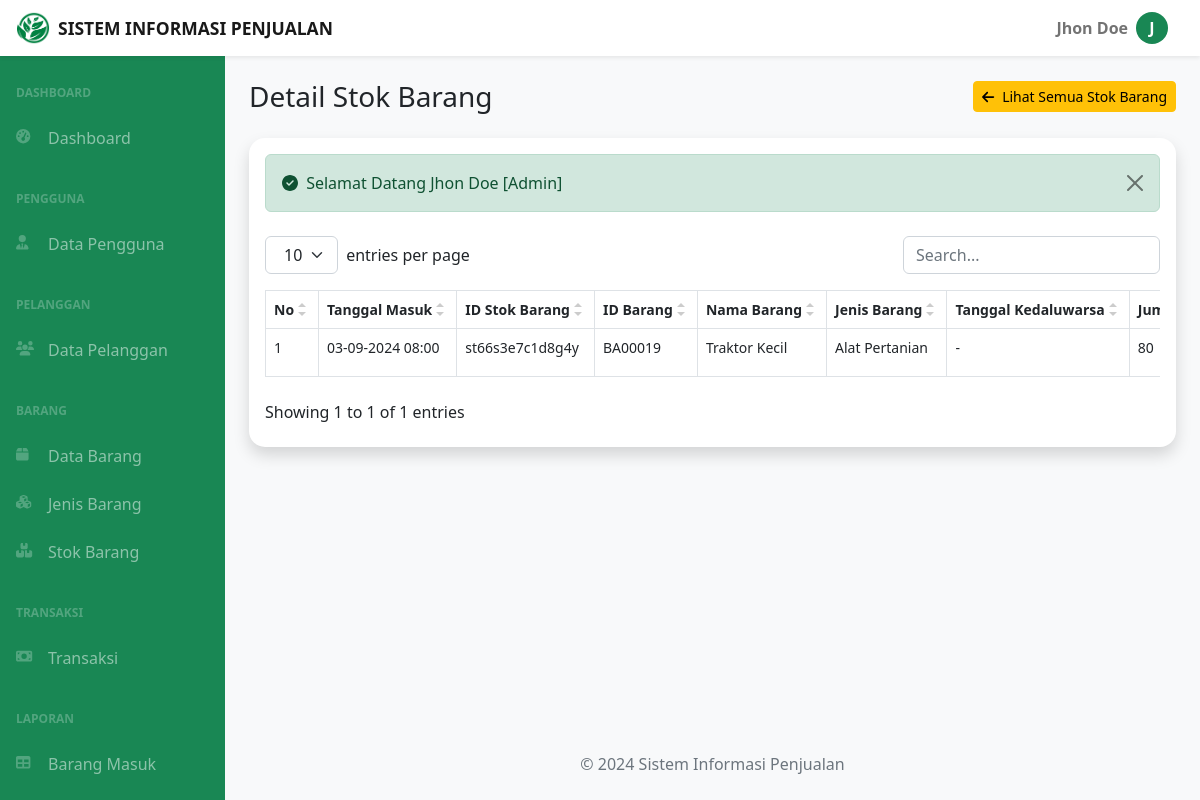
The page /dashboard.php?page=stok-barang-detail&id_barang=BA00019 (signed in) on the database its author committed.
### tables this page shows
CREATE TABLE `stok_barang` (
  `id_stok_barang` char(15) NOT NULL,
  `id_barang` char(7) DEFAULT NULL,
  `tanggal_masuk` datetime DEFAULT NULL,
  `jumlah_masuk` int DEFAULT NULL,
  `terjual` int DEFAULT NULL
);

CREATE TABLE `barang` (
  `id_barang` char(7) NOT NULL,
  `id_jenis_barang` char(7) DEFAULT NULL,
  `nama_barang` varchar(255) DEFAULT NULL,
  `unit` varchar(255) DEFAULT NULL,
  `harga` bigint DEFAULT NULL,
  `kedaluwarsa` date DEFAULT NULL
);

CREATE TABLE `jenis_barang` (
  `id_jenis_barang` char(7) NOT NULL,
  `jenis_barang` varchar(255) DEFAULT NULL
);

### stok-barang-detail.php (the view, shortened to what this page needs)
<?php
if (isset($_GET['id_barang'])) {
    $id_barang = $_GET['id_barang'];
}
?>
<div class="container-fluid px-4">
    <div class="d-flex justify-content-between align-items-center gap-2 my-4">
        <h3 class="mb-0">Detail Stok Barang</h3>
        <a href="dashboard.php?page=stok-barang-data" class="btn btn-warning btn-sm"><i class="fas fa-arrow-left me-1"></i> Lihat Semua Stok Barang</a>
    </div>
    <div class="card rounded-4 rounded-4 border-0 shadow mb-4">
        <div class="card-body">
            <?php include('alerts.php') ?>
            <table id="datatablesSimple">
                <thead>
                    <tr>
                        <th>No</th>
                        <th>Tanggal Masuk</th>
                        <th>ID Stok Barang</th>
                        <th>ID Barang</th>
                        <th>Nama Barang</th>
                        <th>Jenis Barang</th>
                        <th>Tanggal Kedaluwarsa</th>
                        <th>Jumlah Masuk</th>
                    </tr>
                </thead>
                <tbody>
                    <?php
                    $no = 1;
                    $sql = "SELECT * FROM stok_barang
                            INNER JOIN barang ON stok_barang.id_barang=barang.id_barang
                            INNER JOIN jenis_barang ON barang.id_jenis_barang=jenis_barang.id_jenis_barang
                            WHERE stok_barang.id_barang='$id_barang' AND stok_barang.jumlah_masuk>0
                            ORDER BY tanggal_masuk DESC";
                    $query = mysqli_query($koneksi, $sql);
                    while ($data = mysqli_fetch_array($query)) :
                    ?>
                        <tr>
                            <td><?= $no++ ?></td>
                            <td><?= date('d-m-Y H:i', strtotime($data['tanggal_masuk'])); ?></td>
                            <td><?= $data['id_stok_barang'] ?></td>
                            <td><?= $data['id_barang'] ?></td>
                            <td><?= $data['nama_barang'] ?></td>
                            <td><?= $data['jenis_barang'] ?></td>
                            <td>
                                <?php
                                if ($data['kedaluwarsa'] != NULL) {
                                    echo date('d-m-Y', strtotime($data['kedaluwarsa']));
                                } else {
                                    echo '-';
                                }
                                ?>
                            </td>
                            <td><?= $data['jumlah_masuk']; ?></td>
                        </tr>
                    <?php endwhile ?>
                </tbody>
            </table>
        </div>
    </div>
</div>

### assets/css/datatables-simple.css (style rules this page uses)
.datatable-table { max-width: 100%; width: 100%; border-spacing: 0; border-collapse: separate }

### rows shown on the page
stok_barang: tanggal_masuk "03-09-2024 08:00", id_stok_barang "st66s3e7c1d8g4y", id_barang.id_barang "BA00019", id_barang.nama_barang "Traktor Kecil", jenis_barang.jenis_barang "Alat Pertanian", jumlah_masuk "80"

### other values the page prints
$app_name "SISTEM INFORMASI PENJUALAN"
$_SESSION['nama_user'] "Jhon Doe"
substr(explode(' ', $_SESSION['nama_user'])[0], 0, 1) "J"
$_SESSION['success'] "Selamat Datang Jhon Doe [Admin]"
$app_name "Sistem Informasi Penjualan"
